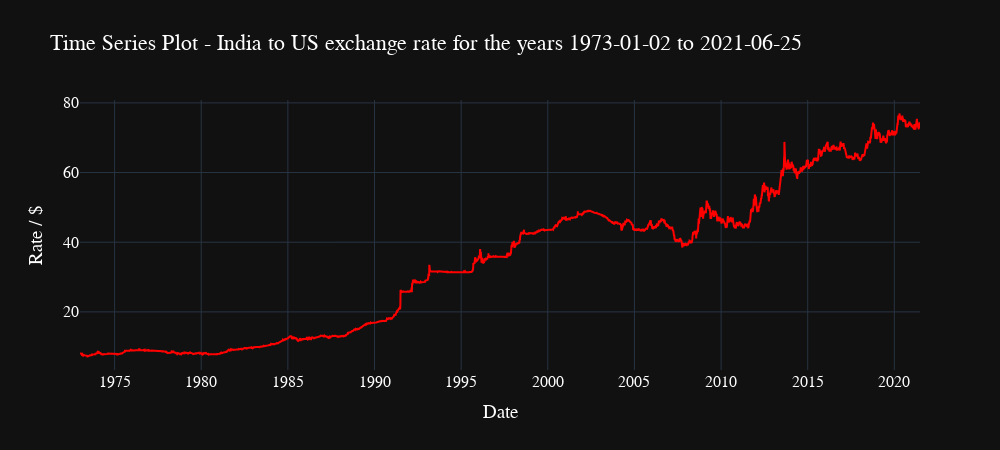

Notebook code for this chart:
### Code cell
fig = go.Figure()

fig.add_trace(go.Scatter(x=data.date, y=data.rate, marker_color='red'))

fig.update_layout(title='Time Series Plot - India to US exchange rate for the years 1973-01-02 to 2021-06-25', 
                  height=450, width=1000, template='plotly_dark', font_color='lightgreen', 
                  font=dict(family="sans serif",
                            size=16,
                            color="white"
                            ))

fig.update_xaxes(title='Date')
fig.update_yaxes(title='Rate / $')
fig.show()

### Figure 1 — Plotly figure (JSON) as saved in the notebook; plotly's stock layout.template omitted (floating-point values rounded to 4 significant figures; data arrays with more than 128 entries replaced by an {"elided": "..."} marker saying what was removed)
{"data": [{"marker": {"color": "red"}, "type": "scatter", "x": {"elided": "12649 str values"}, "y": {"elided": "12649 float values"}}], "layout": {"font": {"color": "white", "family": "sans serif", "size": 16}, "height": 450, "title": {"text": "Time Series Plot - India to US exchange rate for the years 1973-01-02 to 2021-06-25"}, "width": 1000, "xaxis": {"title": {"text": "Date"}}, "yaxis": {"title": {"text": "Rate / $"}}}}
